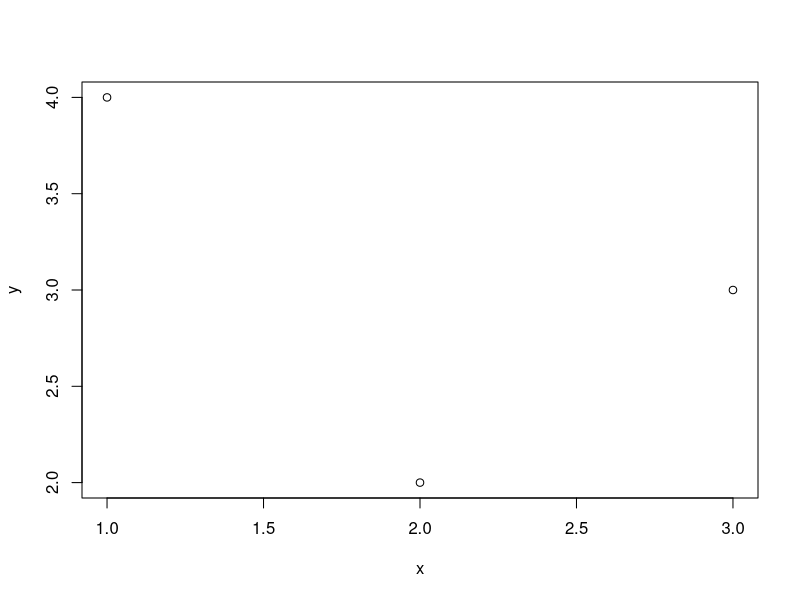
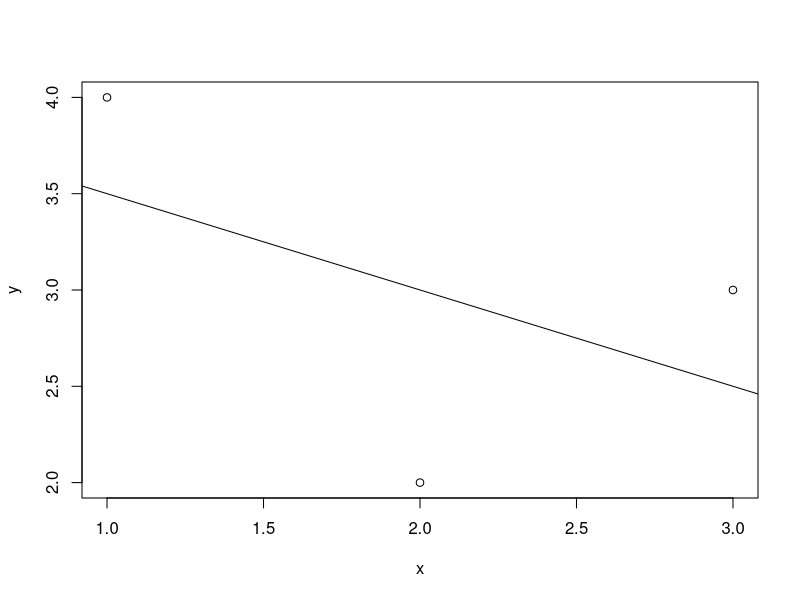

Reproduce these figures in R, in order.
# Flipped Assignment 01 in R (01/18/2022)
x<-c(1,2,3)
y<-c(4,2,3)
plot(x,y)
length(x)
length(y)
a<-sum(x)
a
b<-sum(y)
b
c<-sum(x*y) # Calculate sum of (x*y)
c
d<-sum(x^2) # calculate sum of (x^2)
d
e<-sum(x)^2  # calculate whole sum of (x)^2 
e
x_bar<-a/3
x_bar
y_bar<-b/3
y_bar
beta1<-(c-(a*b/3))/(d-(e/3))  # calculate slope 
beta1
beta0<-(b/3-(beta1*(a/3)))  #calculate intercept
beta0
model<-lm(y~x)  # Fit least square parameters estimation
model
y_cap<-beta0+beta1*x   # calculate least square regression equation
y_cap
sse<-sum((y-y_cap)^2)  # calculate sse/residual error
sse
ssr<-sum((y_cap-y_bar)^2)  # calculate ssr
ssr
sst<-sum((y-y_bar)^2)  # calculate sst /total error
sst
sst<-sse+ssr   # calculate sst (alternative way)
sst
# Calculate coefficient of determination R^2
r_square<-ssr/sst
r_square
summary(model)
summary(model)$r.square
# Calculate standard error of regression/mean squared error (MSE) formula: SSE/n-2
sigma_square_cap<-sse/(3-2)
sigma_square_cap
# Alternative way to calculate the sigma value
sigma(model)
summary(model)$sigma
df<-data.frame(y,x)
df
plot(x,y)
abline(model)
